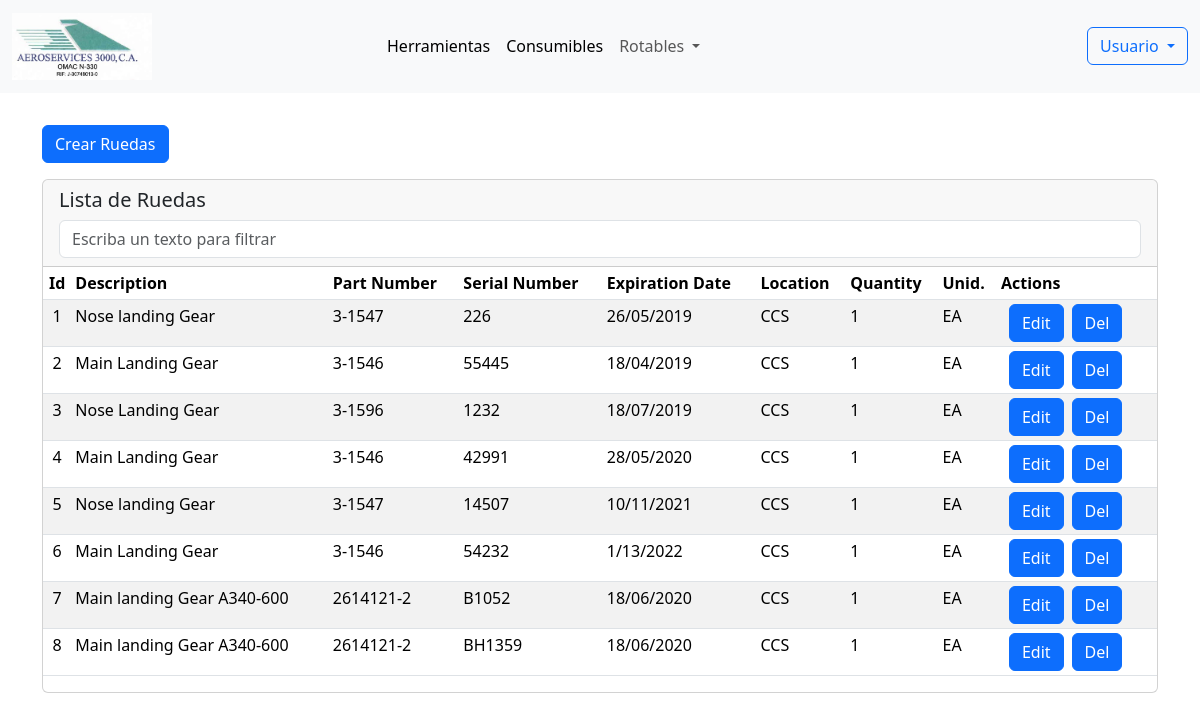
/ruedas/ruedas_list (signed in), run on the app's committed database.
### app/backend/models/rotables.py (models this page shows, shortened)
class BaseModel(db.Model):
    __abstract__ = True  # Esto indica que esta clase no debe crearse como tabla en la base de datos
    id = db.Column(db.Integer, primary_key=True)
    description = db.Column(db.String(128), nullable=True)
    part_num = db.Column(db.String(128), nullable=False)
    serial_num = db.Column(db.String(32), nullable=False)
    expiration_date = db.Column(db.String(16), nullable=False)
    location = db.Column(db.String(8), nullable=False)
    quantity = db.Column(db.String(8), nullable=True)
    type_quantity = db.Column(db.String(16), nullable=True)
    def to_dict(self):
        return {
            'id': self.id,
            'description': self.description,
            'part_num': self.part_num,
            'serial_num': self.serial_num,
            'expiration': self.expiration_date,
            'location': self.location,
            'quantity': self.quantity,
            'type_quantity': self.type_quantity,
        }

class Rueda(BaseModel):
    __tablename__ = 'ruedas'  # Nombre de la tabla en la base de datos

### app/backend/web_endpoints/rotables/routes_ruedas.py (the view)
@bp.route('/ruedas_list', methods=['GET'])
@login_required
@role_required("USER")
def ruedas_list():
    mgr = MgrdbRotablesRueda()
    all_list = mgr.get_all()
    ruedas_dict = [rueda.to_dict() for rueda in all_list]
    vargs = RotableVARGS()
    vargs.table_name = "Lista de Ruedas"
    vargs.table_id = "table_ruedas"
    vargs.search_box = "search_ruedas"
    return render_template(
        'wp_ruedas_list.html',
        datadict=ruedas_dict,
        vargs=vargs,
        form_url="ruedas.ruedas_form",
        del_url="ruedas.ruedas_delete",
        type_rotable_tittle="Ruedas"
    )

### app/backend/managers/MgrdbAuth.py (called while the page is built)
    def get_user_by_username(self, username):
        return self.db.session.query(self.model).filter_by(username=username).first()

### app/backend/managers/MgrdbBase.py (called while the page is built)
    def get_all(self):
        return self.model.query.all()

### app/backend/web_endpoints/auth.py (called while the page is built)
@bp.before_app_request
def load_logged_in_user():
    username = session.get('username')
    if username is None:
        g.user = None
    else:
        g.user = mgr_users.get_user_by_username(username)  # Obtiene el usuario

def login_required(view):
    @functools.wraps(view)
    def wrapped_view(**kwargs):
        if g.user is None:
            return redirect(url_for('auth.login'))
        return view(**kwargs)
    return wrapped_view

def role_required(required_role):
    def decorator(view):
        @functools.wraps(view)
        def wrapped_view(**kwargs):
            user_role = session.get('role')
            if g.user is None or (user_role != "ADMIN" and user_role != required_role):
                flash("Acceso denegado. No tienes los permisos necesarios.", "danger")
                return redirect(url_for('auth.login'))
            return view(**kwargs)
        return wrapped_view
    return decorator

### app/frontend/templates/wp_ruedas_list.html (shortened to what this page needs)
{% extends 'base.html' %}
{% from 'macro_ruedas.jinja2' import macro_list_ruedas_model with context %}
{% from 'macro_buttons.jinja2' import button_create_entity with context %}
{% set table_id = vargs.table_id %}
{% set search_box = vargs.search_box %}
{% set title_button = "Crear " + type_rotable_tittle %}
{% set id_button = "crear_" + type_rotable_tittle + "_button" %}
{% block content %}
<div class="container mt-3 mb-3">
    {{ button_create_entity(form_url, title_button, id_button) }}
</div>
{{ macro_list_ruedas_model(datadict, vargs, form_url, del_url) }}
{% endblock %}

### app/frontend/macros/macro_ruedas.jinja2 (shortened to what this page needs)
{% from 'macro_buttons.jinja2' import button_edit_entity %}
{% from 'macro_buttons.jinja2' import button_delete_entity %}
{% macro macro_list_ruedas_model(datadict, vargs, form_url=none, delete_url=none) %}
<div class="container">
    <div class="card">
      <div class="card-header">
        <div>
          <h5 class="">{{vargs.table_name}}</h5>
        </div>
        <div class="d-flex">
          <input class="form-control flex-grow-1" type="text" id="{{vargs.search_box}}" placeholder="Escriba un texto para filtrar">
        </div>
      </div>
      <div class="table-responsive">
          <table class="table table-striped table-sm" id="{{vargs.table_id}}">
              <thead>
                  <th class="text-center">{{ vargs.id }}</th>
                  <th>{{ vargs.description }}</th>
                  <th>{{ vargs.part_num }}</th>
                  <th>{{ vargs.serial_num }}</th>
                  <th>{{ vargs.expiration }}</th>
                  <th>{{ vargs.location }}</th>
                  <th>{{ vargs.quantity }}</th>
                  <th>{{ vargs.type_quantity }}</th>
                  <th>Actions</th>
              </thead>
              <tbody>
                  {% for data in datadict %}
                  {% set id_edit_button = "edit_rotable_" + data.id|string %}
                  {% set id_del_button = "del_rotable_" + data.id|string %}
                  <tr>
                    <td class="text-center">{{ data.id }}</td>
                    <td>{{ data.description }}</td>
                    <td>{{ data.part_num }}</td>
                    <td>{{ data.serial_num }}</td>
                    <td>{{ data.expiration }}</td>
                    <td>{{ data.location }}</td>
                    <td>{{ data.quantity }}</td>
                    <td>{{ data.type_quantity }}</td>
                    <td>
                        <div class="d-flex mx-1">
                            <div class="mx-1">
                                {{ button_edit_entity(form_url, data.id, id_edit_button) }}
                            </div>
                            <div class="mx-1">
                                {{ button_delete_entity(delete_url, data.id, id_del_button) }}
                            </div>
                        </div>
                    </td>
                  </tr>
                  {% endfor %}
              </tbody>
          </table>
      </div>
    </div>
  </div>
{% endmacro %}

### app/frontend/macros/macro_buttons.jinja2 (shortened to what this page needs)
{% macro button_create_entity(url, title, id_botton) %}
<a id="boton{{ id_botton }}" class="btn btn-primary mt-3" role="button"
    title="{{ title }}"
    alt="{{ title }}"
    href="{{ url_for(url) }}"
    data-href="{{ url }}"
    data-disable-loading="true">
     {{ title }}
</a>
{% endmacro %}
{% macro button_edit_entity(url, id_entity, id_botton) %}
<a id="boton{{ id_botton }}" class="btn btn-primary" role="button"
    title="edit"
    alt="edit"
    href="{{ url_for(url, id=id_entity) }}"
    data-href="{{ url }}"
    data-disable-loading="true">
     Edit
</a>
{% endmacro %}
{% macro button_delete_entity(url, id_entity, id_botton) %}
<a id="boton{{ id_botton }}" class="btn btn-primary" role="button"
    title="edit"
    alt="edit"
    href="{{ url_for(url, id=id_entity) }}"
    data-href="{{ url }}"
    data-disable-loading="true">
     Del
</a>
{% endmacro %}

### data on the page
Rueda: id "1", description "Nose landing Gear", part_num "3-1547", serial_num "226", expiration "26/05/2019", location "CCS", quantity "1", type_quantity "EA"
Rueda: id "2", description "Main Landing Gear", part_num "3-1546", serial_num "55445", expiration "18/04/2019", location "CCS", quantity "1", type_quantity "EA"
Rueda: id "3", description "Nose Landing Gear", part_num "3-1596", serial_num "1232", expiration "18/07/2019", location "CCS", quantity "1", type_quantity "EA"
Rueda: id "4", description "Main Landing Gear", part_num "3-1546", serial_num "42991", expiration "28/05/2020", location "CCS", quantity "1", type_quantity "EA"
Rueda: id "5", description "Nose landing Gear", part_num "3-1547", serial_num "14507", expiration "10/11/2021", location "CCS", quantity "1", type_quantity "EA"
Rueda: id "6", description "Main Landing Gear", part_num "3-1546", serial_num "54232", expiration "1/13/2022", location "CCS", quantity "1", type_quantity "EA"
Rueda: id "7", description "Main landing Gear A340-600", part_num "2614121-2", serial_num "B1052", expiration "18/06/2020", location "CCS", quantity "1", type_quantity "EA"
Rueda: id "8", description "Main landing Gear A340-600", part_num "2614121-2", serial_num "BH1359", expiration "18/06/2020", location "CCS", quantity "1", type_quantity "EA"

### other printed values
{{ title }} "Crear Ruedas"
{{ vargs.table_name }} "Lista de Ruedas"
{{ vargs.id }} "Id"
{{ vargs.description }} "Description"
{{ vargs.part_num }} "Part Number"
{{ vargs.serial_num }} "Serial Number"
{{ vargs.expiration }} "Expiration Date"
{{ vargs.location }} "Location"
{{ vargs.quantity }} "Quantity"
{{ vargs.type_quantity }} "Unid."
